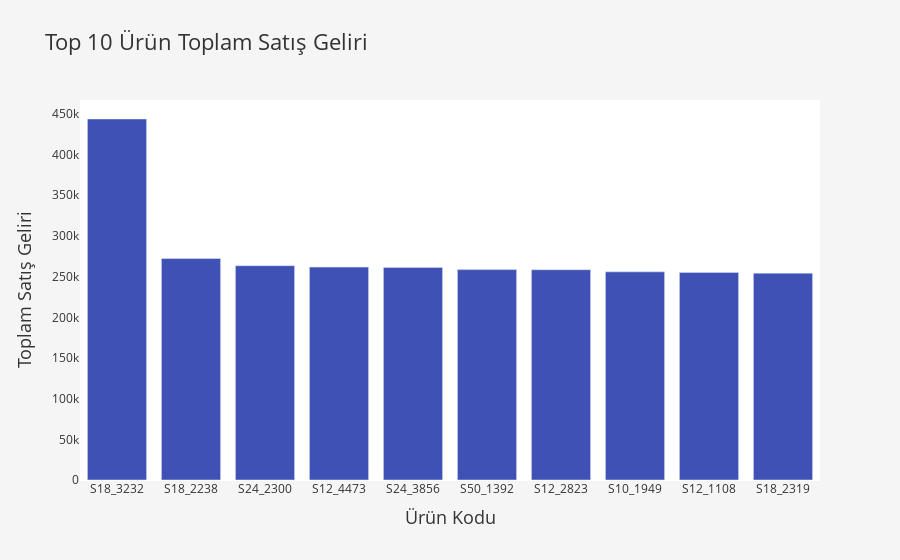

Here is the notebook cell this chart was saved with:
### Markdown cell above
1. **Grafiğin Amacı:** Her ürünün toplam satış gelirini göstermek
1. **Yanıtlayacağı Soru:** Hangi ürünler en yüksek geliri getiriyor?

### Code cell
# Verileri PRODUCTCODE ve SALES alanlarına göre gruplandırarak toplam satış gelirini hesaplama
product_sales = df.groupby('PRODUCTCODE')['SALES'].sum().reset_index().sort_values(by='SALES', ascending=False).iloc[:10,:]

# Bar chart oluşturma
fig = px.bar(product_sales, x='PRODUCTCODE', y='SALES', title='Top 10 Ürün Toplam Satış Geliri',
             labels={'PRODUCTCODE': 'Ürün Kodu', 'SALES': 'Toplam Satış Geliri'},
             color_discrete_sequence=[colors['primary-100']])

# Grafik tasarımını özelleştirme
fig.update_layout(
    plot_bgcolor=colors['bg-100'],
    paper_bgcolor=colors['bg-200'],
    font=dict(color=colors['text-100']),
    title_font=dict(size=22, color=colors['text-100']),
    xaxis_title_font=dict(size=18, color=colors['text-100']),
    yaxis_title_font=dict(size=18, color=colors['text-100'])
)

fig.show()

### Figure 1 — Plotly figure (JSON) as saved in the notebook; plotly's stock layout.template omitted (floating-point values rounded to 4 significant figures)
{"data": [{"alignmentgroup": "True", "hovertemplate": "Ürün Kodu=%{x}<br>Toplam Satış Geliri=%{y}<extra></extra>", "legendgroup": "", "marker": {"color": "#3F51B5", "pattern": {"shape": ""}}, "name": "", "offsetgroup": "", "orientation": "v", "showlegend": false, "textposition": "auto", "type": "bar", "x": ["S18_3232", "S18_2238", "S24_2300", "S12_4473", "S24_3856", "S50_1392", "S12_2823", "S10_1949", "S12_1108", "S18_2319"], "xaxis": "x", "y": [443800.0, 272300, 263500, 261700.0, 261400.0, 258600.0, 258500.0, 255900, 255200.0, 254300.0], "yaxis": "y"}], "layout": {"barmode": "relative", "font": {"color": "#333333"}, "legend": {"tracegroupgap": 0}, "paper_bgcolor": "#f5f5f5", "plot_bgcolor": "#FFFFFF", "title": {"font": {"color": "#333333", "size": 22}, "text": "Top 10 Ürün Toplam Satış Geliri"}, "xaxis": {"anchor": "y", "domain": [0, 1], "title": {"font": {"color": "#333333", "size": 18}, "text": "Ürün Kodu"}}, "yaxis": {"anchor": "x", "domain": [0, 1], "title": {"font": {"color": "#333333", "size": 18}, "text": "Toplam Satış Geliri"}}}}
